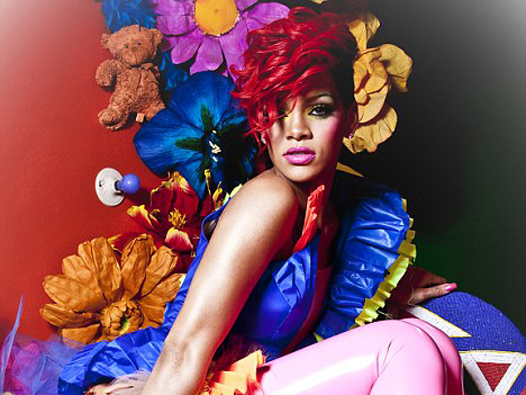
#> input picture яркая.bmp, 526 x 395 px, found by its file name
$ jupyter execute --allow-errors BilateralFilter.ipynb   (shell and % lines are left out)
#> lines starting #> are read from the running program, lines starting #| are printed output that depends on the picture
<a href="https://colab.research.google.com/github/vladmirkulov13/HPCLabs/blob/main/BilateralFilter.ipynb" target="_parent"></a>

[cell 1]
import pycuda.autoinit
from pycuda.tools import make_default_context
make_default_context().get_device().name()
#> (this line was passed over: pycuda is not available in this run)

[cell 2]
from pycuda import driver, compiler, gpuarray
import numpy as np
import cv2
import timeit
from google.colab.patches import cv2_imshow

def bil_pixel(image, i, j, sigma_d, sigma_r):
    c = 0
    s = 0
    for k in range(i-1, i+2):
        for l in range(j-1, j+2):
            g = np.exp(-((k - i) ** 2 + (l - j) ** 2) / sigma_d ** 2)
            i1 = image[k, l]
            i2 = image[i, j]
            r = np.exp(-((i1 - i2)** 2) / sigma_r ** 2)
            c += g*r
            s += g*r*image[k, l]
    result = s / c
    return result

def bilateral(image, sigma_d, sigma_r):
    n_image = np.zeros(image.shape)
    w = image.shape[0]
    h = image.shape[1]
    for i in range(1, w-1):
        for j in range(1, h-1):
            n_image[i, j] = bil_pixel(image, i, j, sigma_d, sigma_r)
    return n_image

IMG = '/content/яркая.bmp'
image = cv2.imread(IMG, cv2.IMREAD_GRAYSCALE)
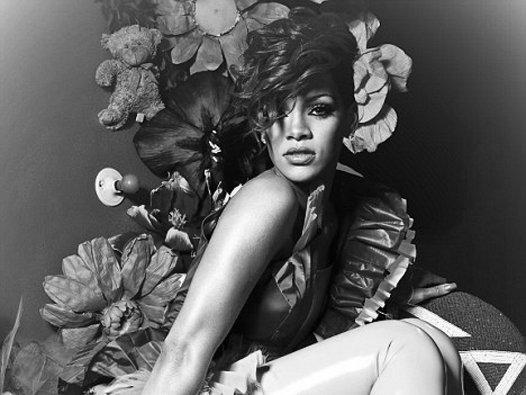
#> image: shape (395, 526); min 0, max 255, mean 94.1

print("Исходное изображение")
cv2_imshow(image)

M, N = image.shape
#> M = 395; N = 526
sigma_d = 200
sigma_r = 200

gpu_result = np.zeros((M, N), dtype=np.uint32)
block = (16, 16, 1)
grid = (int(np.ceil(M/block[0])),int(np.ceil(N/block[1])))
#> grid = (25, 33)

#> (the rest of this cell did not finish here and is left out)
